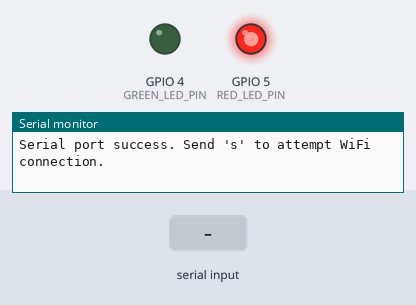
A sketch run on a simulated ESP8266 (NodeMCU). On the bench: output pins drawn as LEDs (lit = HIGH), the last lines printed to the serial monitor. The inputs (shaded band) are chosen by the test bench. WiFi joins after 1.5 s; servers stay silent unless stated; a WiFi scan finds three made-up networks; uploads are accepted with an empty reply.

Above: at 3.2 s.
3.3 s: "s\n" received over Serial
At 9.0 s:
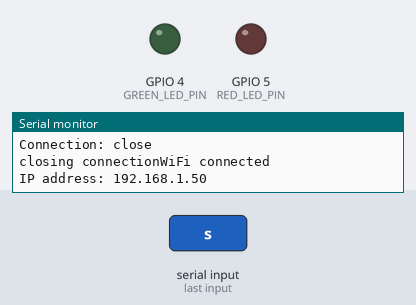
At 10.0 s:
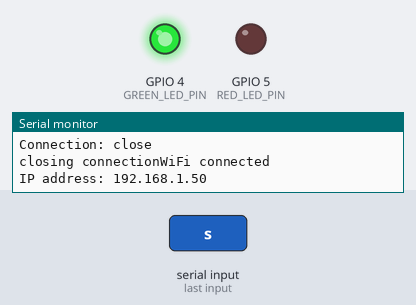
Timing chart, 0 to 11.5 s (numbered marks = the images above; inputs shaded):
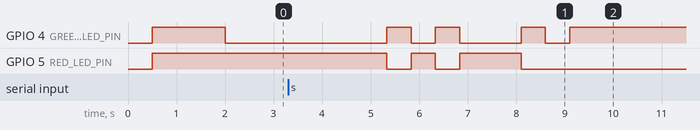

Measured:
- after the input at 3.3 s, GPIO 4 (GREEN_LED_PIN): goes HIGH 0.50 s, LOW 0.50 s, HIGH 0.50 s, LOW 1.3 s, HIGH 0.50 s, LOW 0.50 s, then HIGH, starting after 2.0 s; GPIO 5 (RED_LED_PIN): goes LOW 0.50 s, HIGH 0.50 s, LOW 0.50 s, HIGH 1.3 s, then LOW, starting after 2.0 s

The sketch:

wifi_led_04.ino
```cpp
// v2
// send request to server (faıled)

#include <ESP8266WiFi.h>

// WiFi network parameters
const char* ssid = "Mehmet";
const char* password = "12345qwe";

// Host to connect
const char* host = "postman-echo.com";
WiFiClient client;
const int httpPort = 80;

#define RED_LED_PIN 5
#define GREEN_LED_PIN 4

void setup() {
  pinMode(RED_LED_PIN, OUTPUT);
  pinMode(GREEN_LED_PIN, OUTPUT);

  // Start serial
  Serial.begin(115200);

  // A small delay for Serial communication stabilization
  delay(500);

  // Initially, set the RED light ON and GREEN On
  digitalWrite(RED_LED_PIN, LOW);
  digitalWrite(GREEN_LED_PIN, LOW);
  digitalWrite(RED_LED_PIN, HIGH);
  digitalWrite(GREEN_LED_PIN, HIGH);
  delay(1500);
  Serial.println("Serial port success. Send 's' to attempt WiFi connection.");
  digitalWrite(GREEN_LED_PIN, LOW);
}

void printWiFiNetworks() {
  Serial.println("Scanning WiFi networks...");
  int n = WiFi.scanNetworks();
  Serial.println("Scan complete.");
  if (n == 0) {
    Serial.println("No networks found.");
  } else {
    Serial.print(n);
    Serial.println(" networks found:");
    for (int i = 0; i < n; ++i) {
      // Print each network name
      Serial.print(i + 1);
      Serial.print(": ");
      Serial.println(WiFi.SSID(i));
      delay(10);
    }
  }
}

void loop() {
  static bool attemptingConnection = false;
  static unsigned long connectionStartTime = 0;
  const unsigned long connectionTimeout = 10000; // 15 seconds timeout

  if (Serial.available() > 0) {
    char receivedChar = Serial.read();
    if (receivedChar == 's' && !attemptingConnection) {
      printWiFiNetworks(); // Print available networks
      Serial.print("Establishing connection to ");
      Serial.println(ssid);

      attemptingConnection = true;
      connectionStartTime = millis();

      WiFi.begin(ssid, password);

      digitalWrite(RED_LED_PIN, LOW);
      digitalWrite(GREEN_LED_PIN, HIGH);
      delay(500);
      digitalWrite(RED_LED_PIN, HIGH);
      digitalWrite(GREEN_LED_PIN, LOW);
      delay(500);
      digitalWrite(RED_LED_PIN, LOW);
      digitalWrite(GREEN_LED_PIN, HIGH);
      delay(500);
      digitalWrite(RED_LED_PIN, HIGH);
      digitalWrite(GREEN_LED_PIN, LOW);

      Serial.print("connecting to ");
      Serial.println(host);
      Serial.println("...");

      // A connection is opened
      if (!client.connect(host, httpPort)) {
        Serial.println("connection failed");
        return;
      }
      // GET request
      String url = "/get";
      Serial.print("Requesting URL: ");
      Serial.println(url);
      client.print(String("GET ") + url + " HTTP/1.1\r\n" + "Host: " + host + "\r\n" + "Connection: close\r\n\r\n");

      // wait 5 sec for server response
      unsigned long timeout = millis();
      while (client.available() == 0) {
        if (millis() - timeout > 5000) {
          Serial.println(">>> Client Timeout !");
          client.stop();
          return;
        }
      }

      // Process the server response
      while (client.available()) {
        String line = client.readStringUntil('\r');
        Serial.print(line);
      }
      Serial.println();
      Serial.print("closing connection");
    }
  }

  if (attemptingConnection) {
    if (WiFi.status() == WL_CONNECTED) {
      Serial.println("WiFi connected");
      Serial.print("IP address: ");
      Serial.println(WiFi.localIP());

      digitalWrite(RED_LED_PIN, LOW);
      digitalWrite(GREEN_LED_PIN, HIGH);
      delay(500);
      digitalWrite(GREEN_LED_PIN, LOW);
      delay(500);
      digitalWrite(GREEN_LED_PIN, HIGH);

      attemptingConnection = false; // Connection successful, reset flag
    } else if (millis() - connectionStartTime > connectionTimeout) {
      Serial.println("Connection Timeout.");
      attemptingConnection = false; // Reset flag after timeout
      digitalWrite(RED_LED_PIN, LOW);
      digitalWrite(GREEN_LED_PIN, HIGH);
      delay(500);
      digitalWrite(GREEN_LED_PIN, LOW);
      delay(500);
      digitalWrite(RED_LED_PIN, HIGH);
      delay(1500);
      // Reset LEDs to initial state after timeout
      digitalWrite(RED_LED_PIN, HIGH);
      digitalWrite(GREEN_LED_PIN, HIGH);
    }
  }
}
```
